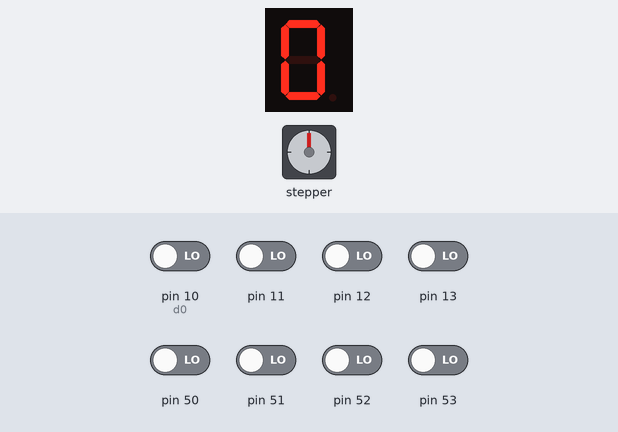
Simulated run of this sketch. Board: Arduino Mega 2560, built with avr-gcc and run on an emulated ATmega2560. Parts: 1-digit seven-segment display, stepper motor. Wiring (inferred from the names in the program): 1-digit 7-segment display, segments lit when LOW: segments pin 2, pin 3, pin 4, pin 5, pin 6, pin 7, pin 8; stepper motor (2048 steps per turn assumed): coils pin 28, pin 26, pin 24, pin 22. Inputs (shaded band) come from the test bench; at power-on: pin 10 (d0), pin 11–13, pin 50–53 LOW. Random numbers use the default seed unless the sketch sets one; the segment pins are drawn as the display they are named for.

Above: at 1.2 s.
1.3 s: pin 10 (d0) driven HIGH
At 2.5 s:
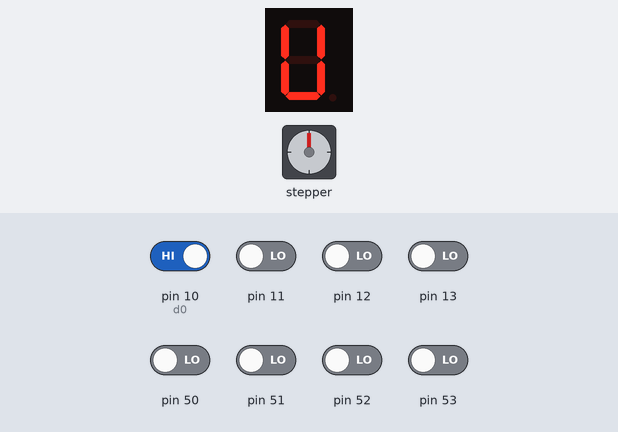
2.8 s: pin 10 (d0) driven LOW
At 3.9 s:
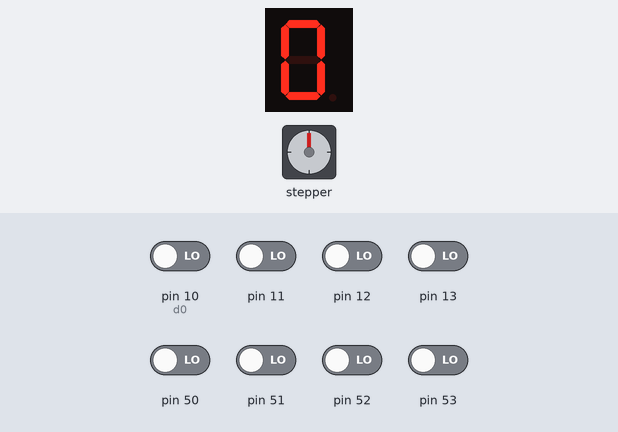
Timing chart, 0 to 5.8 s (numbered marks = the images above; inputs shaded):
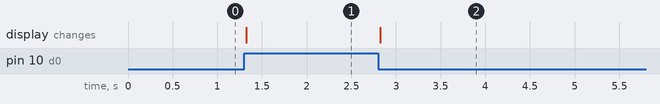

The sketch:

kadai1.ino
```cpp
#include "monocon_chuugoku.h"

void setup() {
	begin();
}

void loop() {
	if (in.d(d0)) led(G);
	else led(0);
}
```

Source omitted: monocon_chuugoku.h (19853 bytes)

Measured:
- after the input at 1.3 s, the display: changes at once (image 1)
- after the input at 2.8 s, the display: changes at once (image 2)
